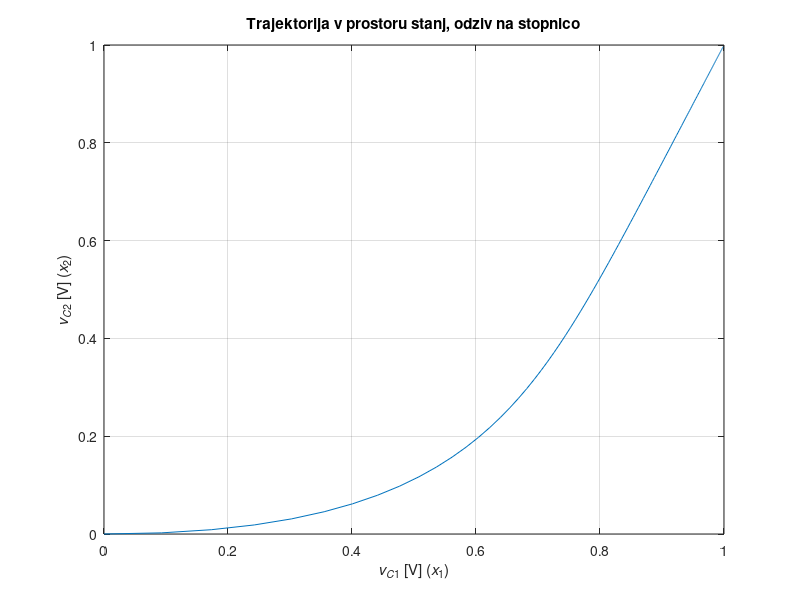
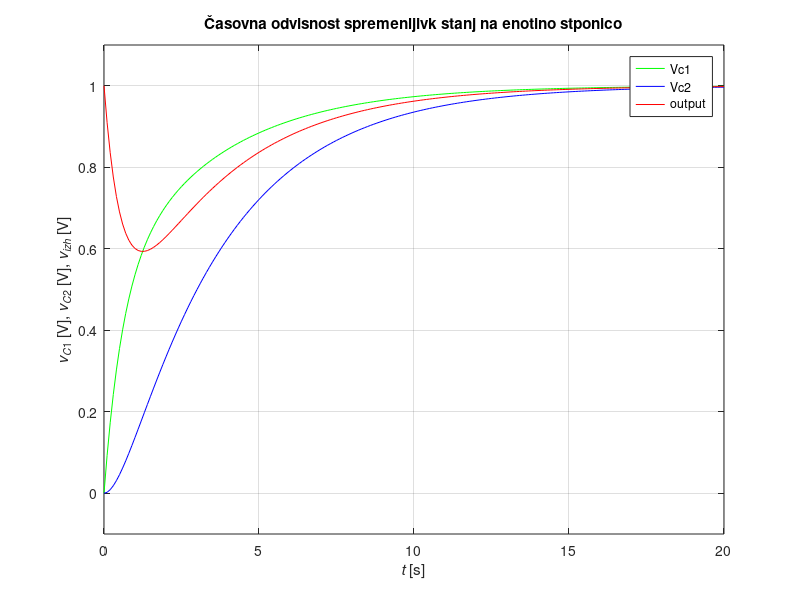
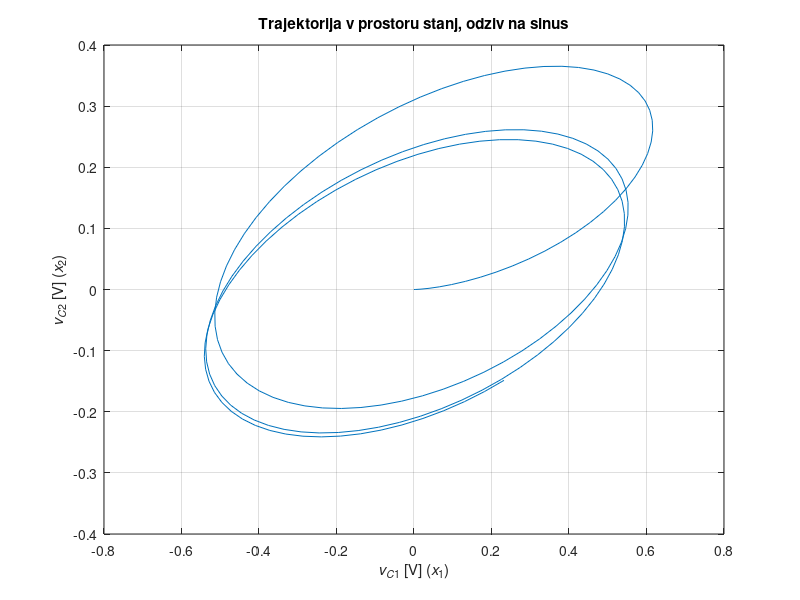
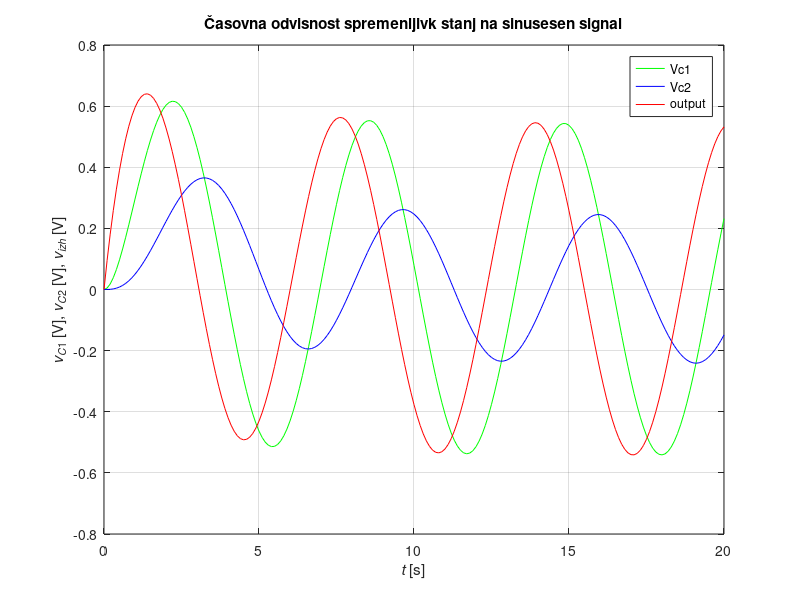

Write MATLAB code to recreate these figures, in order.
#primer 3.6
# ẋ = Ax + Bu
# ẏ = Cx + Du

clear all; close all; 

# constant for DE
R1 = 2; #ohm
R2 = 1; #ohm
 
#kapacitivnost
C1 = 1; 
C2 = 1;

#Casovni vektor
tz = 0; tk = 20; dt = 0.1; t=tz:dt:tk;


# U definition input
##Prva je enotina stopnica
##Druga je sinusen signal
U = ones(length(t),1); 
U_sin = sin(t);
%U = [ones(length(t),1), sin(length(t),1)];

#Zacetne vrednosti Vc1(0)=0V Vc2(0) = 0V
Vc01 = 0; Vc02 = 0;
Vc = [Vc01; Vc02];  #oba sta nic

# definition of A,B,C,D konstants

a11 = -1/C1*(1/R1+1/R2);
a12 = 1/(R1*C1);
a21 = 1/(R1*C2);
a22 = -1/(R1*C2);

b11 = 1/(R2*C1);
b12 = 0;

c11 = -1;
c12 = 1;

d11 = 1;

#konstante v prostoru matrix
A = [a11, a12; a21, a22];
B = [b11, b12]';
C = [c11, c12];
D = [d11];

#solving systems for unit step
sys = ss(A,B,C,D);
[y,t,x]=lsim(sys, U,t);

#solving system sin(x)
sys = ss(A,B,C,D);
[y_sin, t, x_sin] = lsim(sys, U_sin, t)

#zapis outs for unit step
Vc1 = x(:,1); Vc2 = x(:,2); vizh = y(:,1);

Vc1_sin = x_sin(:,1); Vc2_sin = x_sin(:,2); vizh_sin = y_sin(:,1);
#draw
  #Odziv na stopnico

fig1 = figure(1);
set(fig1,'Units','centimeters','Position',[1 4 14 12]);
plot(Vc1, Vc2);
grid;
xlabel('{\itv_C}_1 [V] ({\itx}_1)'); ylabel('{\itv_C}_2 [V] ({\itx}_2)');
title('Trajektorija v prostoru stanj, odziv na stopnico')
pause(1);

fig2 = figure(2);

set(fig2,'Units','centimeters','Position',[16.5 1.5 20 16]);
plot(t, Vc1, 'g', t, Vc2, 'b', t, vizh, 'r'); 
axis([tz tk -0.1 1.1]); grid;
legend("Vc1", "Vc2", "output")
xlabel('{\itt} [s]'); ylabel('{\itv_C}_1 [V], {\itv_C}_2 [V], {\itv_{izh}} [V]');
title('Časovna odvisnost spremenljivk stanj na enotino stponico')
pause(2);


#Odziv na sin
fig1 = figure(3);
set(fig1,'Units','centimeters','Position',[1 4 14 12]);
plot(Vc1_sin, Vc2_sin);
grid;
xlabel('{\itv_C}_1 [V] ({\itx}_1)'); ylabel('{\itv_C}_2 [V] ({\itx}_2)');
title('Trajektorija v prostoru stanj, odziv na sinus')
pause(3);

fig2 = figure(4);

set(fig2,'Units','centimeters','Position',[16.5 1.5 20 16]);
plot(t, Vc1_sin, 'g', t, Vc2_sin, 'b', t, vizh_sin, 'r'); 
; grid;
legend("Vc1", "Vc2", "output")
xlabel('{\itt} [s]'); ylabel('{\itv_C}_1 [V], {\itv_C}_2 [V], {\itv_{izh}} [V]');
title('Časovna odvisnost spremenljivk stanj na sinusesen signal')
pause(4);
  
#zapis outs
%U = ones(size(T)); 
%sys = ss(A,B,C,D);             % construct a system model
%[Y, Tsim, X] = lsim(sys,U,T);  % simulate
%plot(Tsim,Y)                   % plot the output vs. time
%title('Step Response with Zero Initial Conditions');
%
%figure(3)
%
%T = 0:0.01:10;                  % simulation time = 10 seconds
%U = sin(T);             % input as a function of time
%sys = ss(A,B,C,D);              % construct a system model
%[Y, Tsim, X] = lsim(sys,U,T);   % simulate
%plot(Tsim,Y)                    % plot the output vs. time
%title('Response to a Sinusoid Input with Zero Initial Conditions')
